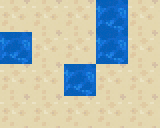

Below is a game level as drawn by its tile map, then a one-line description and the .tmx that defines it (tile-layer data replaced by summaries):
An orthogonal 5x4 tile map with 32x32 px tiles, 1 tile layer (Tile Layer 1).

<map version="1.0" orientation="orthogonal" width="5" height="4" tilewidth="32" tileheight="32">
 <tileset firstgid="1" name="AreaOne" tilewidth="32" tileheight="32">
  <image source="AreaOne.png" width="320" height="320" />
  <tile id="1">
   <properties>
    <property name="blocked" value="" />
   </properties>
  </tile>
  <tile id="2">
   <properties>
    <property name="blocked" value="" />
   </properties>
  </tile>
  <tile id="3">
   <properties>
    <property name="blocked" value="" />
   </properties>
  </tile>
  <tile id="11">
   <properties>
    <property name="blocked" value="" />
   </properties>
  </tile>
  <tile id="12">
   <properties>
    <property name="blocked" value="" />
   </properties>
  </tile>
  <tile id="13">
   <properties>
    <property name="blocked" value="" />
   </properties>
  </tile>
  <tile id="21">
   <properties>
    <property name="blocked" value="" />
   </properties>
  </tile>
  <tile id="22">
   <properties>
    <property name="blocked" value="" />
   </properties>
  </tile>
  <tile id="23">
   <properties>
    <property name="blocked" value="" />
   </properties>
  </tile>
 </tileset>
 <layer name="Tile Layer 1" width="5" height="4">
  <data>[20 cells, 20 non-empty, 2 distinct tile ids]</data>
 </layer>
</map>